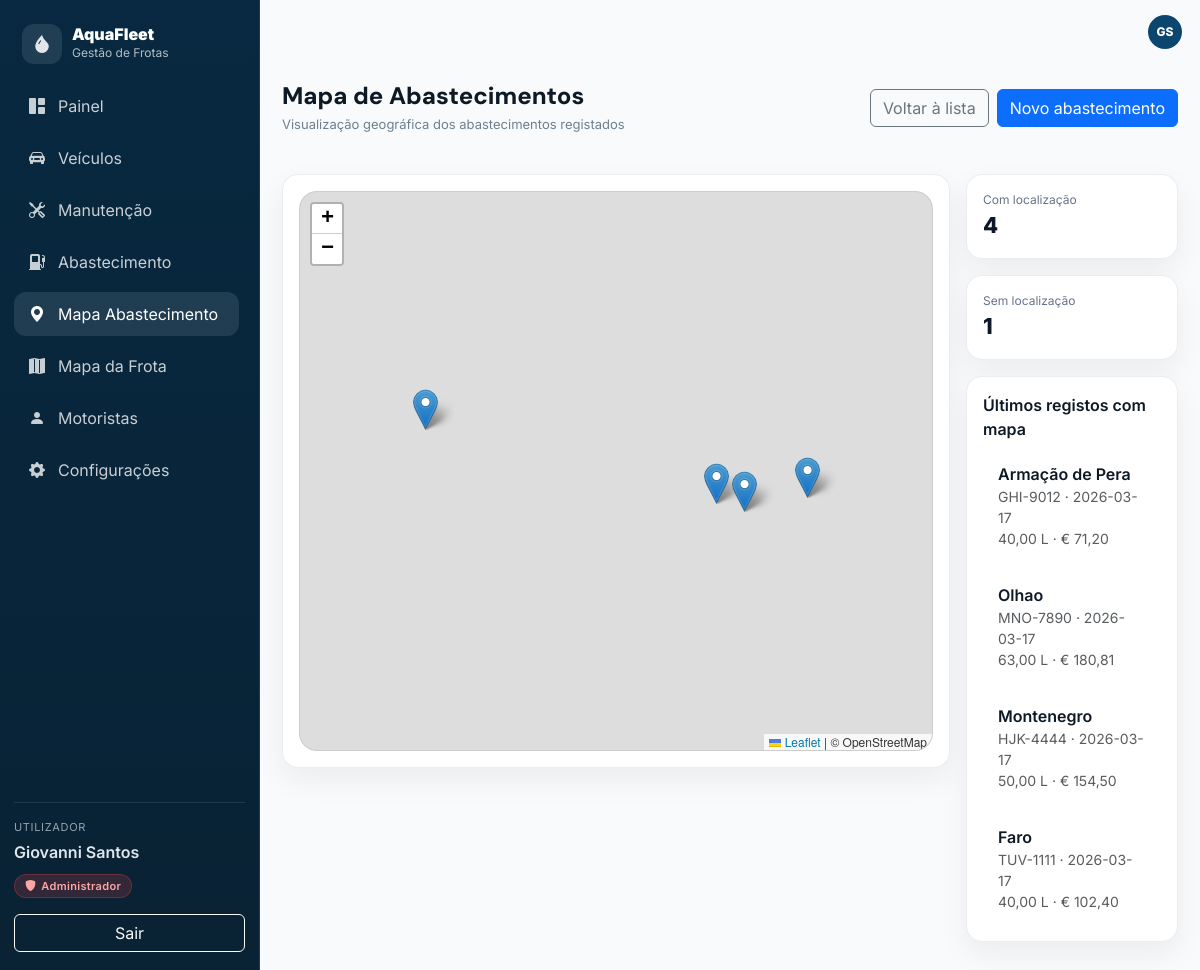
/abastecimentos/mapa.php (signed in), run on the app's committed database.
### tables this page shows
CREATE TABLE `abastecimentos` (
  `id` int(10) UNSIGNED NOT NULL,
  `viatura_id` int(10) UNSIGNED NOT NULL,
  `colaborador_id` int(10) UNSIGNED DEFAULT NULL,
  `posto` varchar(120) NOT NULL,
  `combustivel` varchar(30) NOT NULL,
  `litros` decimal(10,2) NOT NULL,
  `preco_litro` decimal(10,3) NOT NULL,
  `total` decimal(10,2) NOT NULL,
  `data_abastecimento` date NOT NULL,
  `observacoes` text DEFAULT NULL,
  `criado_em` timestamp NOT NULL DEFAULT current_timestamp(),
  `latitude` decimal(10,7) DEFAULT NULL,
  `longitude` decimal(10,7) DEFAULT NULL
);

CREATE TABLE `viaturas` (
  `id` int(10) UNSIGNED NOT NULL,
  `matricula` varchar(20) NOT NULL,
  `marca_modelo` varchar(120) NOT NULL,
  `tipo` enum('Ligeiro','Pick-up','Carrinha','Camião','Elétrico','Outro') NOT NULL DEFAULT 'Ligeiro',
  `combustivel` enum('Diesel','Gasolina','Elétrico','Híbrido','Outro') NOT NULL DEFAULT 'Diesel',
  `quilometragem` int(10) UNSIGNED NOT NULL DEFAULT 0,
  `estado` enum('Disponível','Atribuída','Em Manutenção','Inativo') NOT NULL DEFAULT 'Disponível',
  `observacoes` text DEFAULT NULL,
  `infraestrutura_id` int(11) DEFAULT NULL,
  `criado_em` timestamp NOT NULL DEFAULT current_timestamp(),
  `atualizado_em` timestamp NOT NULL DEFAULT current_timestamp() ON UPDATE current_timestamp()
);

### abastecimentos/mapa.php (the view, shortened to what this page needs)
<?php
require_once __DIR__ . "/../inc/database.php";
require_once __DIR__ . "/../inc/header.php";
function h($s) { return htmlspecialchars((string)$s, ENT_QUOTES, 'UTF-8'); }
$rows = [];
$sql = "SELECT
          a.id,
          a.posto,
          a.combustivel,
          a.litros,
          a.total,
          a.data_abastecimento,
          a.latitude,
          a.longitude,
          v.matricula,
          v.marca_modelo,
          c.nome AS colaborador_nome
        FROM abastecimentos a
        LEFT JOIN viaturas v ON v.id = a.viatura_id
        LEFT JOIN colaboradores c ON c.id = a.colaborador_id
        WHERE a.latitude IS NOT NULL
          AND a.longitude IS NOT NULL
        ORDER BY a.data_abastecimento DESC, a.id DESC";
$res = mysqli_query($ligacao, $sql);
if ($res) {
  while ($r = mysqli_fetch_assoc($res)) {
    $rows[] = [
      'id' => (int)$r['id'],
      'posto' => (string)($r['posto'] ?? ''),
      'combustivel' => (string)($r['combustivel'] ?? ''),
      'litros' => (float)($r['litros'] ?? 0),
      'total' => (float)($r['total'] ?? 0),
      'data_abastecimento' => (string)($r['data_abastecimento'] ?? ''),
      'latitude' => (float)$r['latitude'],
      'longitude' => (float)$r['longitude'],
      'matricula' => (string)($r['matricula'] ?? ''),
      'marca_modelo' => (string)($r['marca_modelo'] ?? ''),
      'colaborador_nome' => (string)($r['colaborador_nome'] ?? '')
    ];
  }
}
$semLocalizacao = 0;
$rSem = mysqli_query($ligacao, "SELECT COUNT(*) AS total FROM abastecimentos WHERE latitude IS NULL OR longitude IS NULL");
if ($rSem) {
  $semLocalizacao = (int)(mysqli_fetch_assoc($rSem)['total'] ?? 0);
}
?>
<link rel="stylesheet" href="https://unpkg.com/leaflet@1.9.4/dist/leaflet.css">
<div class="space-y-6">
  <div class="d-flex flex-column flex-lg-row align-items-start align-items-lg-center justify-content-between gap-3">
    <div>
      <h1 class="page-title">Mapa de Abastecimentos</h1>
      <div class="page-subtitle">Visualização geográfica dos abastecimentos registados</div>
    </div>
    <div class="d-flex gap-2">
      <a href="index.php" class="btn btn-outline-secondary">Voltar à lista</a>
      <a href="create.php" class="btn btn-primary">Novo abastecimento</a>
    </div>
  </div>
  <div class="row g-3">
    <div class="col-12 col-lg-9">
      <div class="side-card p-3">
        <div id="mapaAbastecimentos"></div>
      </div>
    </div>
    <div class="col-12 col-lg-3">
      <div class="side-card p-3 mb-3">
        <div class="mini-label">Com localização</div>
        <div class="mini-value"><?php echo count($rows); ?></div>
      </div>
      <div class="side-card p-3 mb-3">
        <div class="mini-label">Sem localização</div>
        <div class="mini-value"><?php echo $semLocalizacao; ?></div>
      </div>
      <div class="side-card p-3">
        <div class="fw-semibold mb-2">Últimos registos com mapa</div>
        <div class="d-flex flex-column gap-2">
          <?php if ($rows): ?>
            <?php foreach (array_slice($rows, 0, 6) as $r): ?>
              <a href="edit.php?id=<?php echo (int)$r['id']; ?>" class="abast-item">
                <div class="fw-semibold"><?php echo h($r['posto']); ?></div>
                <div class="small text-muted">
                  <?php echo h($r['matricula']); ?> · <?php echo h($r['data_abastecimento']); ?>
                </div>
                <div class="small text-muted">
                  <?php echo number_format((float)$r['litros'], 2, ',', '.'); ?> L ·
                  € <?php echo number_format((float)$r['total'], 2, ',', '.'); ?>
                </div>
              </a>
            <?php endforeach; ?>
          <?php else: ?>
            <div class="text-muted small">Ainda não existem abastecimentos com coordenadas.</div>
          <?php endif; ?>
        </div>
      </div>
    </div>
  </div>
</div>
<?php
require_once __DIR__ . "/../inc/footer.php";
?>

### css/style_css/style.css (style rules this page uses)
:root { --background: hsl(210 20% 98%); --foreground: hsl(210 50% 10%); --card: hsl(0 0% 100%); --border: hsl(210 20% 90%); --primary: hsl(205 80% 24%); --muted: hsl(210 20% 94%); --muted-foreground: hsl(210 15% 50%); --success: hsl(152 60% 40%); --warning: hsl(38 92% 50%); --info: hsl(205 80% 55%); --danger: hsl(0 72% 51%); --sidebar: hsl(205 80% 14%); --sidebar-accent: hsl(205 70% 20%); --sidebar-foreground: hsl(210 20% 90%); --radius: 14px; }
* { box-sizing: border-box; }
body { background: var(--background); color: var(--foreground); font-family: Inter, sans-serif; margin:0; }
h1,h2,h3,h4,h5,h6 { font-family: "DM Sans", sans-serif; }
.space-y-6 > * + * { margin-top: 24px; }
.page-title { font-size:24px; font-weight:800; margin:0; }
.page-subtitle { color: var(--muted-foreground); font-size:13px; margin-top:4px; }
html, body { height: 100%; }
body { margin: 0; overflow: hidden; }

### abastecimentos/mapa.php (style rules this page uses)
#mapaAbastecimentos { height: 560px; border-radius: 18px; overflow: hidden; border: 1px solid rgba(15,23,42,.08); }
.side-card { background: rgba(255,255,255,.92); border: 1px solid rgba(15,23,42,.08); border-radius: 16px; box-shadow: 0 12px 30px rgba(15,23,42,.06); }
.abast-item { display: block; padding: 12px 14px; border-radius: 12px; text-decoration: none; color: inherit; border: 1px solid transparent; }
.mini-label { font-size: 12px; color: #64748b; }
.mini-value { font-size: 22px; font-weight: 800; color: #0f172a; }

### data on the page
abastecimentos: posto "Armação de Pera", viatura.matricula "GHI-9012", data_abastecimento "2026-03-17", litros "40,00", total "71,20"
abastecimentos: posto "Olhao", viatura.matricula "MNO-7890", data_abastecimento "2026-03-17", litros "63,00", total "180,81"
abastecimentos: posto "Montenegro", viatura.matricula "HJK-4444", data_abastecimento "2026-03-17", litros "50,00", total "154,50"
abastecimentos: posto "Faro", viatura.matricula "TUV-1111", data_abastecimento "2026-03-17", litros "40,00", total "102,40"

### other printed values
$_SESSION['user_nome'] "Giovanni Santos"
$badge_label "Administrador"
$iniciais "GS"
count($rows) "4"
$semLocalizacao "1"
